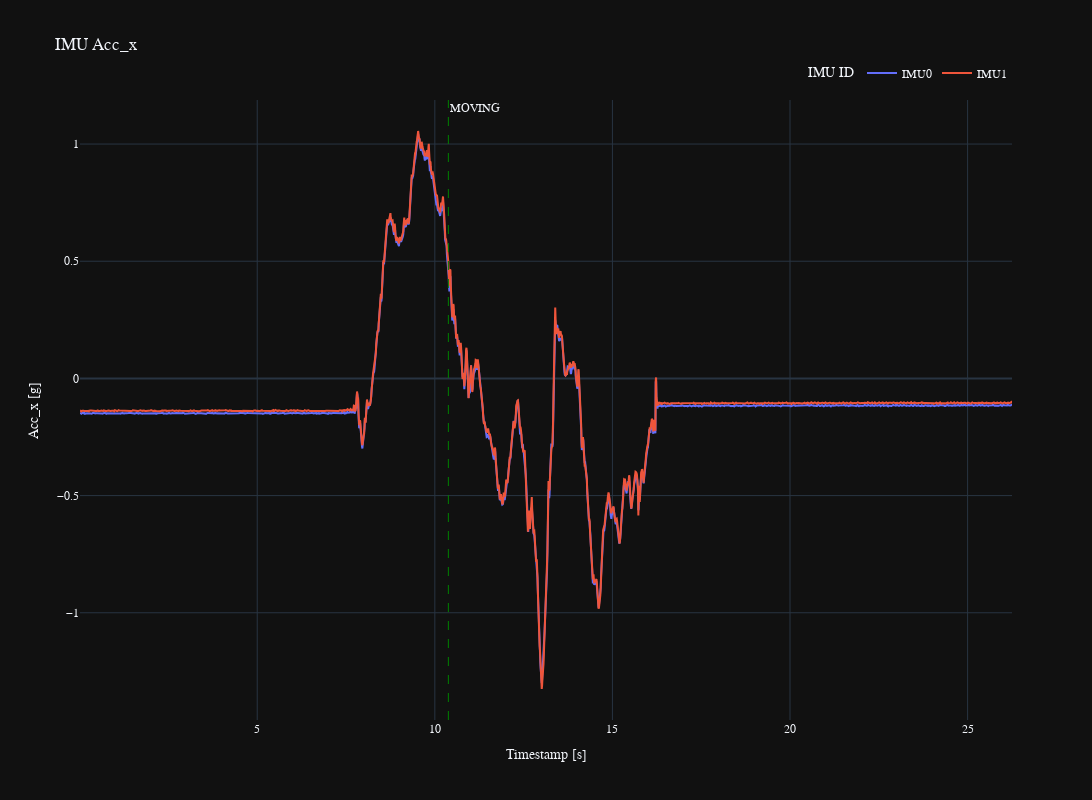
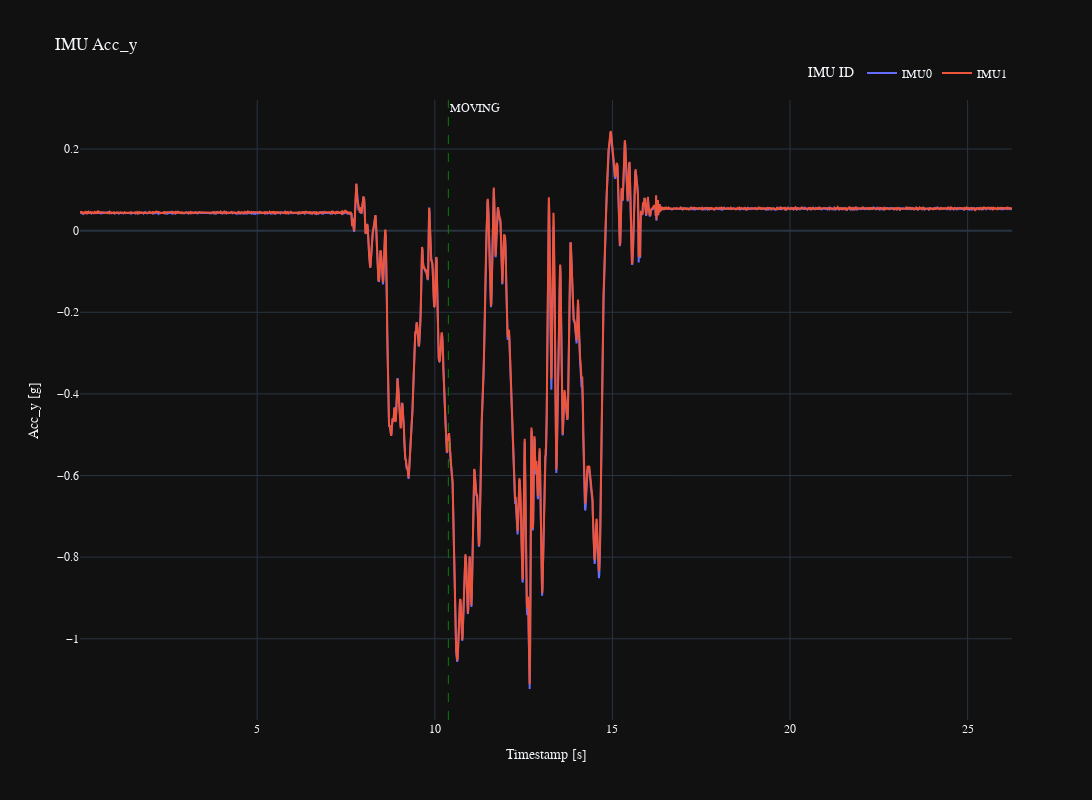
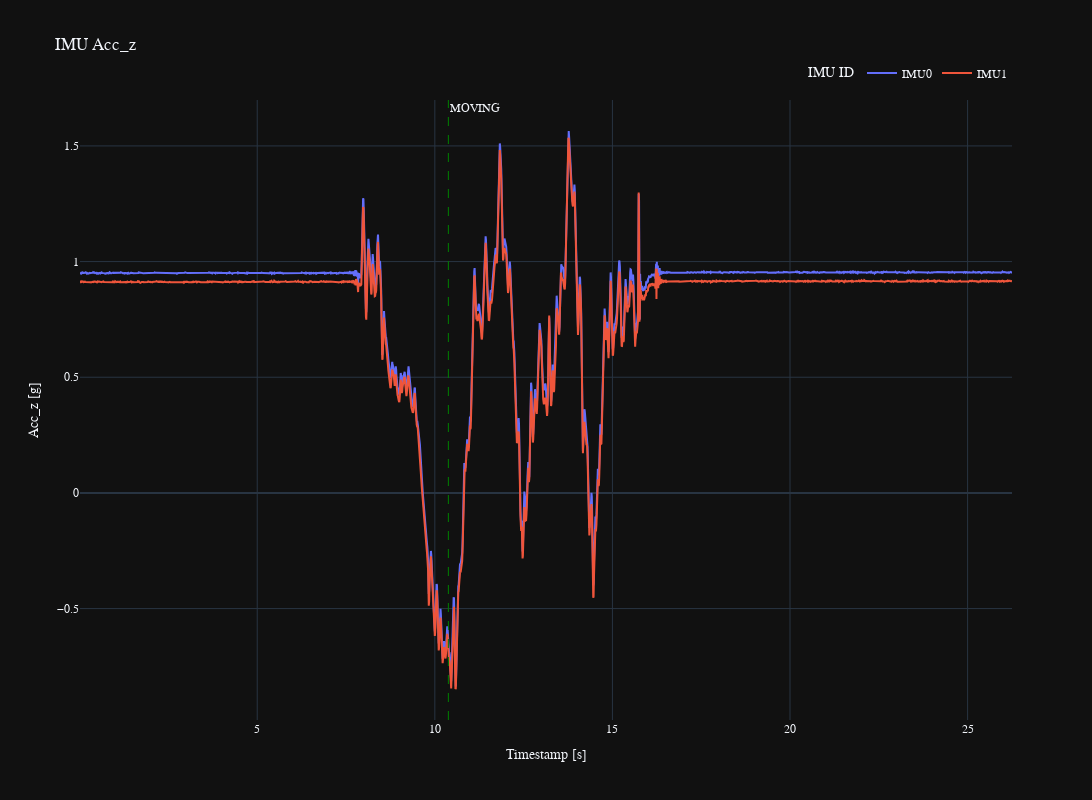
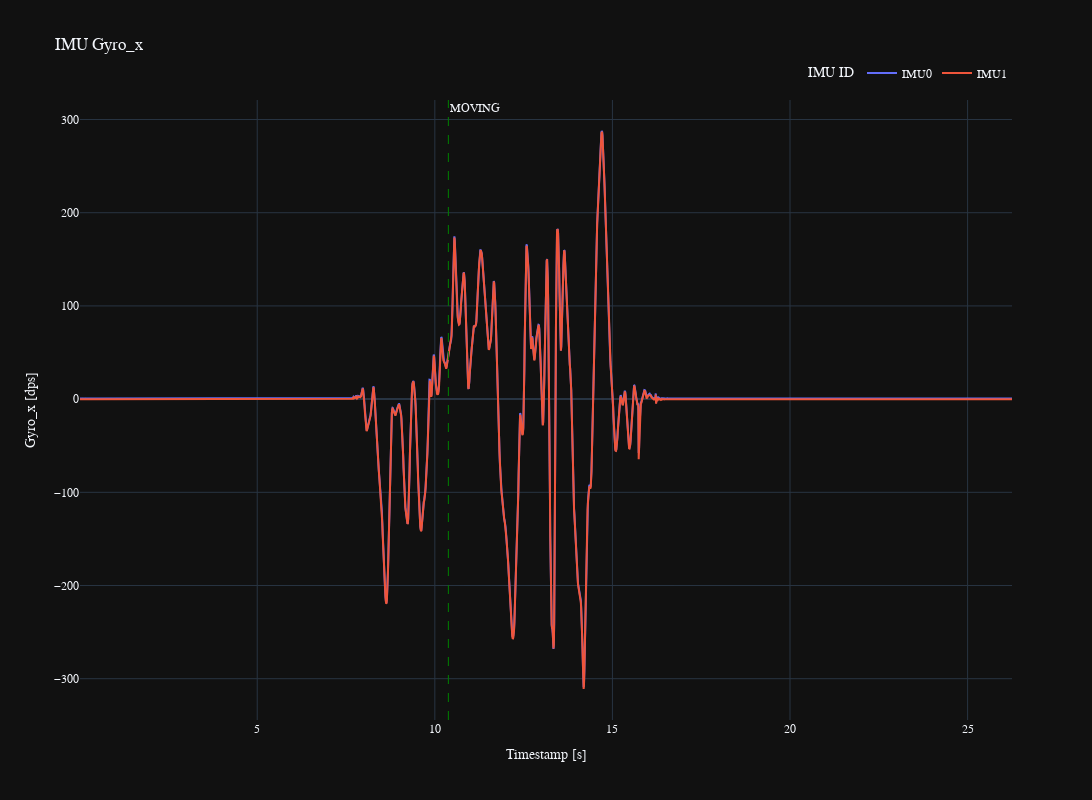

Here is the notebook cell these charts were saved with, in order:
### Code cell
plot_imu_data(imu_df, flight_states_df, event_info_df)

### Figure 1 — Plotly figure (JSON) as saved in the notebook; plotly's stock layout.template omitted (floating-point values rounded to 4 significant figures; data arrays with more than 128 entries replaced by an {"elided": "..."} marker saying what was removed)
{"data": [{"mode": "lines", "name": "IMU0", "type": "scatter", "x": {"elided": "2625 float values"}, "y": {"elided": "2625 float values"}}, {"mode": "lines", "name": "IMU1", "type": "scatter", "x": {"elided": "2625 float values"}, "y": {"elided": "2625 float values"}}], "layout": {"annotations": [{"showarrow": false, "text": "MOVING", "x": 10.38, "xanchor": "left", "xref": "x", "y": 1, "yanchor": "top", "yref": "y domain"}], "font": {"family": "Courier New, monospace", "size": 12}, "height": 800, "legend": {"orientation": "h", "title": {"text": "IMU ID"}, "x": 1, "xanchor": "right", "y": 1.02, "yanchor": "bottom"}, "shapes": [{"line": {"color": "green", "dash": "dash", "width": 1}, "type": "line", "x0": 10.38, "x1": 10.38, "xref": "x", "y0": 0, "y1": 1, "yref": "y domain"}], "title": {"text": "IMU Acc_x"}, "width": 1500, "xaxis": {"title": {"text": "Timestamp [s]"}}, "yaxis": {"title": {"text": "Acc_x [g]"}}}}

### Figure 2 — Plotly figure (JSON) as saved in the notebook; plotly's stock layout.template omitted (floating-point values rounded to 4 significant figures; data arrays with more than 128 entries replaced by an {"elided": "..."} marker saying what was removed)
{"data": [{"mode": "lines", "name": "IMU0", "type": "scatter", "x": {"elided": "2625 float values"}, "y": {"elided": "2625 float values"}}, {"mode": "lines", "name": "IMU1", "type": "scatter", "x": {"elided": "2625 float values"}, "y": {"elided": "2625 float values"}}], "layout": {"annotations": [{"showarrow": false, "text": "MOVING", "x": 10.38, "xanchor": "left", "xref": "x", "y": 1, "yanchor": "top", "yref": "y domain"}], "font": {"family": "Courier New, monospace", "size": 12}, "height": 800, "legend": {"orientation": "h", "title": {"text": "IMU ID"}, "x": 1, "xanchor": "right", "y": 1.02, "yanchor": "bottom"}, "shapes": [{"line": {"color": "green", "dash": "dash", "width": 1}, "type": "line", "x0": 10.38, "x1": 10.38, "xref": "x", "y0": 0, "y1": 1, "yref": "y domain"}], "title": {"text": "IMU Acc_y"}, "width": 1500, "xaxis": {"title": {"text": "Timestamp [s]"}}, "yaxis": {"title": {"text": "Acc_y [g]"}}}}

### Figure 3 — Plotly figure (JSON) as saved in the notebook; plotly's stock layout.template omitted (floating-point values rounded to 4 significant figures; data arrays with more than 128 entries replaced by an {"elided": "..."} marker saying what was removed)
{"data": [{"mode": "lines", "name": "IMU0", "type": "scatter", "x": {"elided": "2625 float values"}, "y": {"elided": "2625 float values"}}, {"mode": "lines", "name": "IMU1", "type": "scatter", "x": {"elided": "2625 float values"}, "y": {"elided": "2625 float values"}}], "layout": {"annotations": [{"showarrow": false, "text": "MOVING", "x": 10.38, "xanchor": "left", "xref": "x", "y": 1, "yanchor": "top", "yref": "y domain"}], "font": {"family": "Courier New, monospace", "size": 12}, "height": 800, "legend": {"orientation": "h", "title": {"text": "IMU ID"}, "x": 1, "xanchor": "right", "y": 1.02, "yanchor": "bottom"}, "shapes": [{"line": {"color": "green", "dash": "dash", "width": 1}, "type": "line", "x0": 10.38, "x1": 10.38, "xref": "x", "y0": 0, "y1": 1, "yref": "y domain"}], "title": {"text": "IMU Acc_z"}, "width": 1500, "xaxis": {"title": {"text": "Timestamp [s]"}}, "yaxis": {"title": {"text": "Acc_z [g]"}}}}

### Figure 4 — Plotly figure (JSON) as saved in the notebook; plotly's stock layout.template omitted (floating-point values rounded to 4 significant figures; data arrays with more than 128 entries replaced by an {"elided": "..."} marker saying what was removed)
{"data": [{"mode": "lines", "name": "IMU0", "type": "scatter", "x": {"elided": "2625 float values"}, "y": {"elided": "2625 float values"}}, {"mode": "lines", "name": "IMU1", "type": "scatter", "x": {"elided": "2625 float values"}, "y": {"elided": "2625 float values"}}], "layout": {"annotations": [{"showarrow": false, "text": "MOVING", "x": 10.38, "xanchor": "left", "xref": "x", "y": 1, "yanchor": "top", "yref": "y domain"}], "font": {"family": "Courier New, monospace", "size": 12}, "height": 800, "legend": {"orientation": "h", "title": {"text": "IMU ID"}, "x": 1, "xanchor": "right", "y": 1.02, "yanchor": "bottom"}, "shapes": [{"line": {"color": "green", "dash": "dash", "width": 1}, "type": "line", "x0": 10.38, "x1": 10.38, "xref": "x", "y0": 0, "y1": 1, "yref": "y domain"}], "title": {"text": "IMU Gyro_x"}, "width": 1500, "xaxis": {"title": {"text": "Timestamp [s]"}}, "yaxis": {"title": {"text": "Gyro_x [dps]"}}}}
